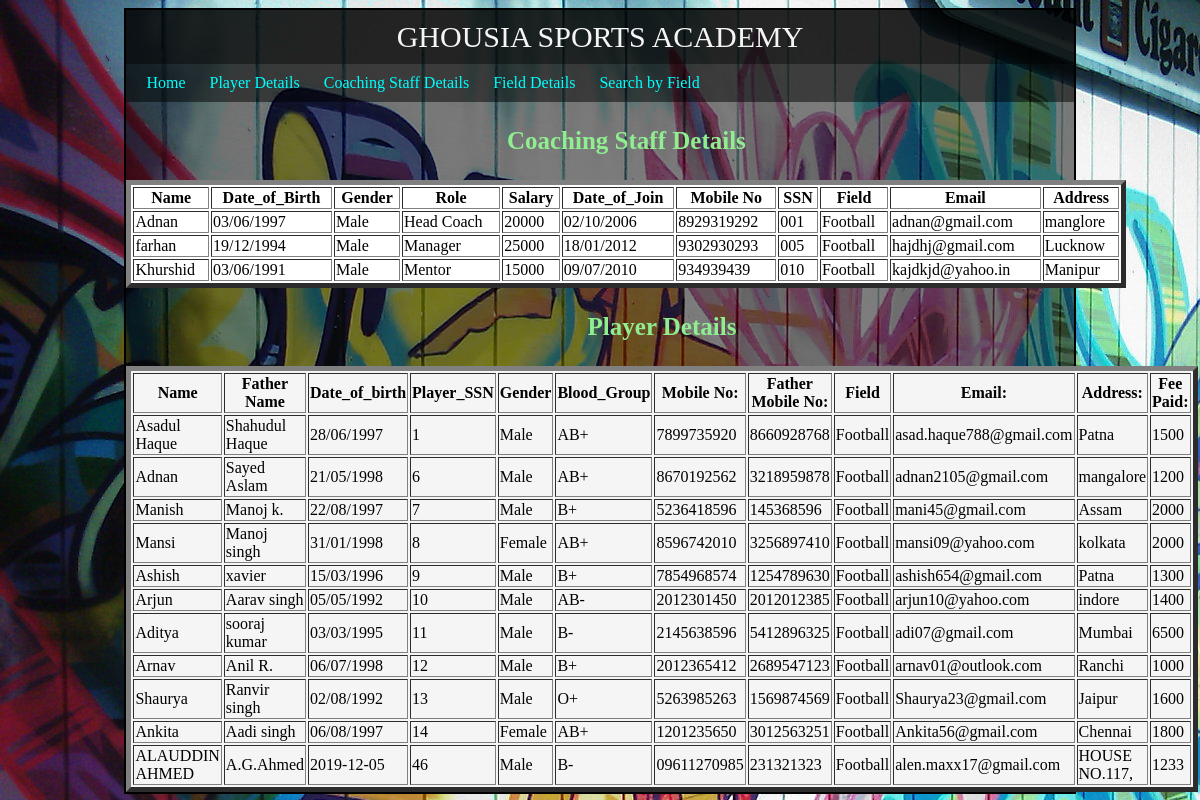
Page /show_details_by_field.php?field=Football on the committed database.
### tables this page shows
CREATE TABLE IF NOT EXISTS `coach_details` (
  `name` varchar(25) NOT NULL,
  `dob` varchar(10) NOT NULL,
  `gender` varchar(10) NOT NULL,
  `role` varchar(25) NOT NULL,
  `sal` varchar(10) NOT NULL,
  `doj` varchar(10) NOT NULL,
  `pno` varchar(10) NOT NULL,
  `ssn` varchar(10) NOT NULL,
  `field` varchar(10) NOT NULL,
  `email` varchar(25) NOT NULL,
  `address` varchar(30) NOT NULL
);

CREATE TABLE IF NOT EXISTS `candidate_details` (
`sno` int(4) NOT NULL,
  `name` char(25) NOT NULL,
  `father_name` text NOT NULL,
  `dob` text NOT NULL,
  `gender` text NOT NULL,
  `blood_group` text NOT NULL,
  `pno` text NOT NULL,
  `father_no` text NOT NULL,
  `field` text NOT NULL,
  `email` text NOT NULL,
  `address` text NOT NULL,
  `fee` text NOT NULL
);

### show_details_by_field.php (the view, shortened to what this page needs)
<!DOCTYPE>
<html>
<head>
	<link rel="stylesheet" type="text/css" href="css/show_details.css">
</head>
<body background="second.jpg">
	<div class="init">
		<header>
			GHOUSIA SPORTS ACADEMY
		</header>
		<nav>
			<a href="home.php">Home</a>
			<a href="show_details.php">Player Details</a>
			<a href="coach.php">Coaching Staff Details</a>
			<a href="field_details.php"> Field Details</a>
			<a href="search_player.php">Search by Field</a>
		</nav>
		<table width="1000" border="5" align="center" bgcolor="white">
			<caption>
				<h3> Coaching Staff Details</h3>
			</caption>
			<tr>
				<th>Name</th>
				<th>Date_of_Birth</th>
				<th>Gender</th>
				<th>Role</th>
				<th>Salary</th>
				<th>Date_of_Join</th>
				<th>Mobile No</th>
				<th>SSN</th>
				<th>Field</th>
				<th>Email</th>
				<th>Address</th>
			</tr>
			<?php
			$link = mysqli_connect("localhost", "root", "") or die("not connected");
			mysqli_select_db($link, "sports") or die("no db found");
			$field = $_GET['field'];
			if (empty($field)) {
				echo "<h3>Please Enter Valid Field</h3>";
			} else {
				$viewquery = "SELECT * FROM coach_details where field='$field'";
				$Execute = mysqli_query($link, $viewquery);
				while ($Datarows = mysqli_fetch_array($Execute)) {
					$name = $Datarows['name'];
					$dob = $Datarows['dob'];
					$gender = $Datarows['gender'];
					$role = $Datarows['role'];
					$sal = $Datarows['sal'];
					$doj = $Datarows['doj'];
					$pno = $Datarows['pno'];
					$ssn = $Datarows['ssn'];
					$field = $Datarows['field'];
					$email = $Datarows['email'];
					$address = $Datarows['address'];
					?>
					<tr>
						<td><?php echo $name; ?></td>
						<td><?php echo  $dob; ?></td>
						<td><?php echo $gender; ?></td>
						<td><?php echo $role; ?></td>
						<td><?php echo $sal; ?></td>
						<td><?php echo $doj; ?></td>
						<td><?php echo $pno; ?></td>
						<td><?php echo $ssn; ?></td>
						<td><?php echo $field; ?></td>
						<td><?php echo $email; ?></td>
						<td><?php echo $address; ?></td>
					</tr>
			<?php  }
			} ?>
		</table>
		<table width="1000" border="5" align="center" bgcolor="whitesmoke">
			<caption>
				<h3> Player Details</h3>
			</caption>
			<tr>
				<th>Name</th>
				<th>Father Name</th>
				<th>Date_of_birth</th>
				<th>Player_SSN</th>
				<th>Gender</th>
				<th>Blood_Group</th>
				<th>Mobile No:</th>
				<th>Father Mobile No:</th>
				<th>Field</th>
				<th>Email:</th>
				<th>Address:</th>
				<th>Fee Paid:</th>
			</tr>
			<?php
			$link = mysqli_connect("localhost", "root", "") or die("not connected");
			mysqli_select_db($link, "sports") or die("no db found");
			$field = $_GET['field'];
			if (empty($field)) {
				echo "<h3>Please Enter Valid Field</h3>";
			} else {
				$viewquery = "SELECT * FROM candidate_details where field='$field'";
				$Execute = mysqli_query($link, $viewquery);
				while ($Datarows = mysqli_fetch_array($Execute)) {
					$name = $Datarows['name'];
					$father_name = $Datarows['father_name'];
					$dob = $Datarows['dob'];
					$sno = $Datarows['sno'];
					$gender = $Datarows['gender'];
					$blood_group = $Datarows['blood_group'];
					$pno = $Datarows['pno'];
					$father_no = $Datarows['father_no'];
					$field = $Datarows['field'];
					$email = $Datarows['email'];
					$address = $Datarows['address'];
					$fee = $Datarows['fee'];
					?>
					<tr>
						<td><?php echo $name; ?></td>
						<td><?php echo $father_name; ?></td>
						<td><?php echo  $dob; ?></td>
						<td><?php echo  $sno; ?></td>
						<td><?php echo $gender; ?></td>
						<td><?php echo $blood_group; ?></td>
						<td><?php echo $pno; ?></td>
						<td><?php echo $father_no; ?></td>
						<td><?php echo $field; ?></td>
						<td><?php echo $email; ?></td>
						<td><?php echo $address; ?></td>
						<td><?php echo $fee; ?></td>
					</tr>
			<?php  }
			} ?>
		</table>
	</div>
</body>
</html>

### css/show_details.css (style rules this page uses)
.init { border:2px solid black; width: 80%; margin: auto; background: rgba(0,0,0,0.5); }
header { font-size: 30px; color: whitesmoke; background: rgba(1, 1,1, 0.7); text-align: center; padding: 10px; font-family: cursive; }
nav { background: rgba(0,0,0,0.5); padding: 10px; }
a { text-align: left; color: aqua; padding: 10px; text-align: left; text-decoration: none; }
h3 { color: lightgreen; font-size: 25px; }

### rows in the picture
coach_details: name "Adnan", dob "03/06/1997", gender "Male", role "Head Coach", sal "20000", doj "02/10/2006", pno "8929319292", ssn "001", field "Football", email "adnan@gmail.com", address "manglore"
coach_details: name "farhan", dob "19/12/1994", gender "Male", role "Manager", sal "25000", doj "18/01/2012", pno "9302930293", ssn "005", field "Football", email "hajdhj@gmail.com", address "Lucknow"
coach_details: name "Khurshid", dob "03/06/1991", gender "Male", role "Mentor", sal "15000", doj "09/07/2010", pno "934939439", ssn "010", field "Football", email "kajdkjd@yahoo.in", address "Manipur"
candidate_details: name "Asadul Haque", father_name "Shahudul Haque", dob "28/06/1997", sno "1", gender "Male", blood_group "AB+", pno "7899735920", father_no "8660928768", field "Football", email "asad.haque788@gmail.com", address "Patna", fee "1500"
candidate_details: name "Adnan", father_name "Sayed Aslam", dob "21/05/1998", sno "6", gender "Male", blood_group "AB+", pno "8670192562", father_no "3218959878", field "Football", email "adnan2105@gmail.com", address "mangalore", fee "1200"
candidate_details: name "Manish", father_name "Manoj k.", dob "22/08/1997", sno "7", gender "Male", blood_group "B+", pno "5236418596", father_no "145368596", field "Football", email "mani45@gmail.com", address "Assam", fee "2000"
candidate_details: name "Mansi", father_name "Manoj singh", dob "31/01/1998", sno "8", gender "Female", blood_group "AB+", pno "8596742010", father_no "3256897410", field "Football", email "mansi09@yahoo.com", address "kolkata", fee "2000"
candidate_details: name "Ashish", father_name "xavier", dob "15/03/1996", sno "9", gender "Male", blood_group "B+", pno "7854968574", father_no "1254789630", field "Football", email "ashish654@gmail.com", address "Patna", fee "1300"
candidate_details: name "Arjun", father_name "Aarav singh", dob "05/05/1992", sno "10", gender "Male", blood_group "AB-", pno "2012301450", father_no "2012012385", field "Football", email "arjun10@yahoo.com", address "indore", fee "1400"
candidate_details: name "Aditya", father_name "sooraj kumar", dob "03/03/1995", sno "11", gender "Male", blood_group "B-", pno "2145638596", father_no "5412896325", field "Football", email "adi07@gmail.com", address "Mumbai", fee "6500"
candidate_details: name "Arnav", father_name "Anil R.", dob "06/07/1998", sno "12", gender "Male", blood_group "B+", pno "2012365412", father_no "2689547123", field "Football", email "arnav01@outlook.com", address "Ranchi", fee "1000"
candidate_details: name "Shaurya", father_name "Ranvir singh", dob "02/08/1992", sno "13", gender "Male", blood_group "O+", pno "5263985263", father_no "1569874569", field "Football", email "Shaurya23@gmail.com", address "Jaipur", fee "1600"
candidate_details: name "Ankita", father_name "Aadi singh", dob "06/08/1997", sno "14", gender "Female", blood_group "AB+", pno "1201235650", father_no "3012563251", field "Football", email "Ankita56@gmail.com", address "Chennai", fee "1800"
candidate_details: name "ALAUDDIN AHMED", father_name "A.G.Ahmed", dob "2019-12-05", sno "46", gender "Male", blood_group "B-", pno "09611270985", father_no "231321323", field "Football", email "alen.maxx17@gmail.com", address "HOUSE NO.117,", fee "1233"
